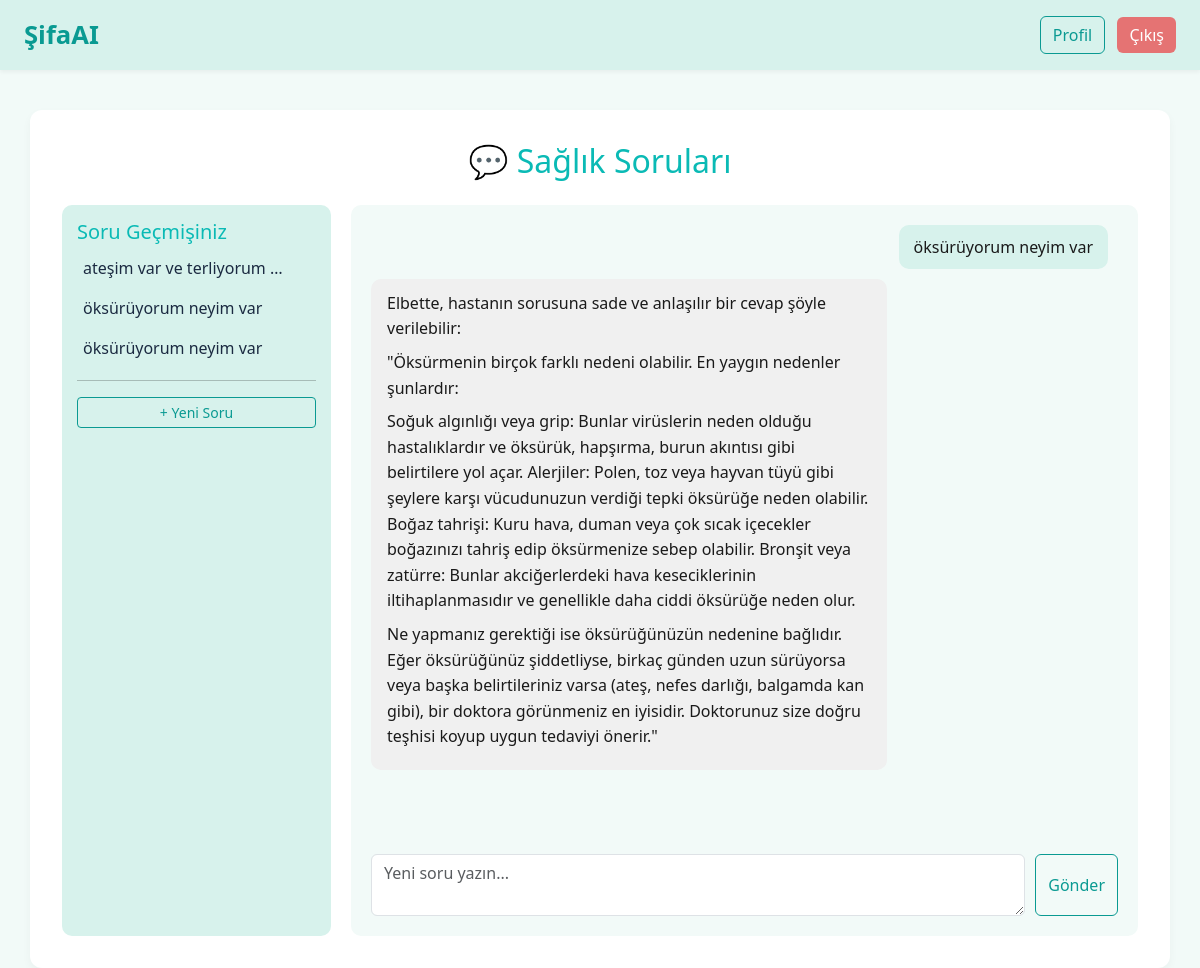
Screenshot of /soru/?q=20 (signed in) with the database file from the repository.
### app/models.py (models this page shows, shortened)
class HealthQuestion(models.Model):
    patient = models.ForeignKey(Patient, on_delete=models.CASCADE)
    question_text = models.TextField()
    answer_text = models.TextField(blank=True, null=True)
    created_at = models.DateTimeField(auto_now_add=True)
    question_id = models.AutoField(primary_key=True)
    parent = models.ForeignKey('self', null=True, blank=True, related_name='child_questions', on_delete=models.CASCADE)

### app/views.py (the view, shortened to what this page needs)
# urls.py: path('soru/', views.soru_view, name='soru_sayfasi'),
def soru_view(request):
    patient_id = request.session.get('patient_id')
    if not patient_id:
        return redirect('login')
    patient = Patient.objects.get(pk=patient_id)
    questions = HealthQuestion.objects.filter(
        patient=patient, parent__isnull=True
    ).order_by('-created_at')
    active_question = None
    messages = []
    selected_id = request.GET.get('q')
    if selected_id:
        try:
            active_question = questions.get(question_id=selected_id)
            messages = [active_question] + list(
                active_question.child_questions.all().order_by('created_at')
            )
        except HealthQuestion.DoesNotExist:
            pass
    for m in messages:
        m.answer_paragraphs = paragraph_cleaning(m.answer_text)
    return render(request, 'servis/soru_sayfasi.html', {
        'questions': questions,
        'active_question': active_question,
        'messages': messages,
    })

### app/views.py (called while the page is built)
def paragraph_cleaning(text):
    text = re.sub(r'\*{1,2}', '', text)
    text = re.sub(r'^\s*[-•*]+\s*', '', text, flags=re.MULTILINE)
    paragraphs = [p.strip() for p in re.split(r'\n\s*\n', text) if p.strip()]
    return paragraphs

### app/templates/servis/soru_sayfasi.html (shortened to what this page needs)
{% extends 'base.html' %}
{% block content %}
<h2 class="mb-4 text-center" style="color:#0ABAB5;">💬 Sağlık Soruları</h2>
<div class="d-flex" style="height:80vh; gap:20px;">
    <div style="flex:0 0 25%; background-color:#D7F2EC; border-radius:10px; padding:15px; overflow-y:auto;">
        <h5 style="color:#0ABAB5;">Soru Geçmişiniz</h5>
        <ul class="list-unstyled question-list">
            {% for q in questions %}
                <li class="mb-2">
                    <a href="?q={{ q.question_id }}" class="text-decoration-none" style="color:#1B2A41;">
                        {{ q.question_text|truncatewords:4 }}
                    </a>
                </li>
            {% empty %}
                <li class="text-muted">Henüz soru sormadınız! </li>
            {% endfor %}
        </ul>
        <hr>
        <a href="{% url 'soru_sayfasi' %}" class="btn btn-sm btn-outline-primary w-100">+ Yeni Soru </a>
    </div>
    <div class="flex-grow-1" style="background-color:#F2FAF8; border-radius:10px; padding:20px; display:flex; flex-direction:column;">
        {% if active_question %}
        <div id="chat-box" style="flex-grow:1; overflow-y:auto; padding-right:10px;">
            {% for msg in messages %}
                <div style="display:flex; justify-content:flex-end; margin-bottom:10px;">
                    <div style="background-color:#D7F2EC; padding:10px 15px; border-radius:10px; max-width:50%; text-align:right;">
                        {{ msg.question_text }}
                    </div>
                </div>
                {% if msg.answer_paragraphs %}
                <div style="display:flex; justify-content:flex-start; margin-bottom:20px;">
                    <div style="background-color:#F0F0F0; padding:12px 16px; border-radius:10px; max-width:70%; line-height:1.6; text-align:left;">
                        {% for p in msg.answer_paragraphs %}
                            <p style="margin-bottom:8px;">{{ p }}</p>
                        {% endfor %}
                    </div>
                </div>
                {% endif %}
            {% endfor %}
        </div>
        <form method="post" style="display:flex; gap:10px; margin-top:10px;">
            <textarea name="soru" class="form-control" rows="2" placeholder="Yeni soru yazın..."></textarea>
            <button type="submit" class="btn btn-outline-primary">Gönder</button>
        </form>
        {% endif %}
    </div>
</div>
{% endblock %}

### app/templates/base.html (style rules this page uses)
body { background-color: #F2FAF8; color: #1A1A1A; font-family: 'Segoe UI', sans-serif; }
.btn-outline-primary { border-color: #0A9A92; color: #0A9A92; }
a { color: #0A9A92; text-decoration: none; }

### app/templates/servis/soru_sayfasi.html (style rules this page uses)
.question-list li a { display: block; padding: 4px 6px; color: #1B2A41; text-decoration: none; }

### rows the page displays
HealthQuestion: question_text "ateşim var ve terliyorum …"
HealthQuestion: question_text "öksürüyorum neyim var"
HealthQuestion: question_text "öksürüyorum neyim var", answer_paragraphs "Elbette, hastanın sorusuna sade ve anlaşılır bir cevap şöyle verilebilir:" "\"Öksürmenin birçok farklı nedeni olabilir. En yaygın nedenler şunlardır:" "Soğuk algınlığı veya grip: Bunlar virüslerin neden olduğu hastalıklardır ve öksürük, hapşırma, burun akıntısı gibi belirtilere yol açar. Alerjiler: Polen, toz veya hayvan tüyü gibi şeylere karşı vücudunuzun verdiği tepki öksürüğe neden olabilir. Boğaz tahrişi: Kuru hava, duman veya çok sıcak içecekler boğazınızı tahriş edip öksürmenize sebep olabilir. Bronşit veya zatürre: Bunlar akciğerlerdeki hava keseciklerinin iltihaplanmasıdır ve genellikle daha ciddi öksürüğe neden olur." "Ne yapmanız gerektiği ise öksürüğünüzün nedenine bağlıdır. Eğer öksürüğünüz şiddetliyse, birkaç günden uzun sürüyorsa veya başka belirtileriniz varsa (ateş, nefes darlığı, balgamda kan gibi), bir doktora görünmeniz en iyisidir. Doktorunuz size doğru teşhisi koyup uygun tedaviyi önerir.\""
